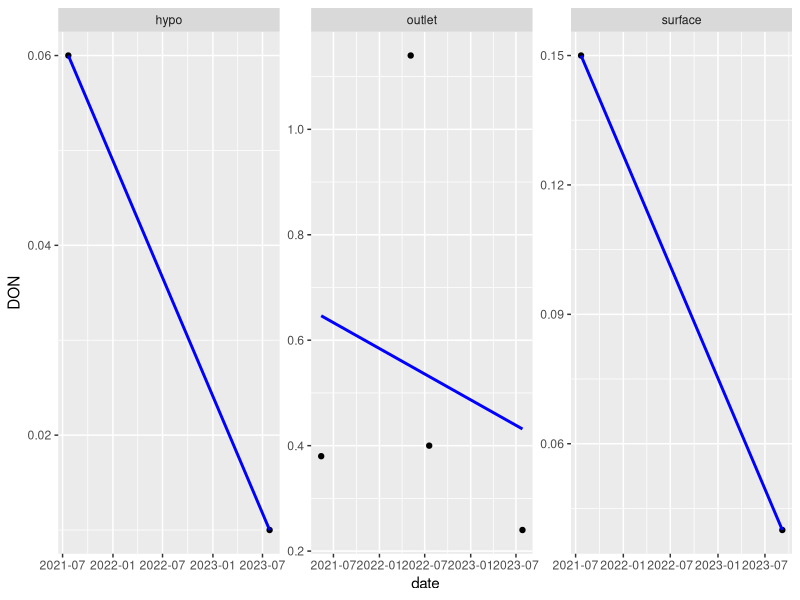
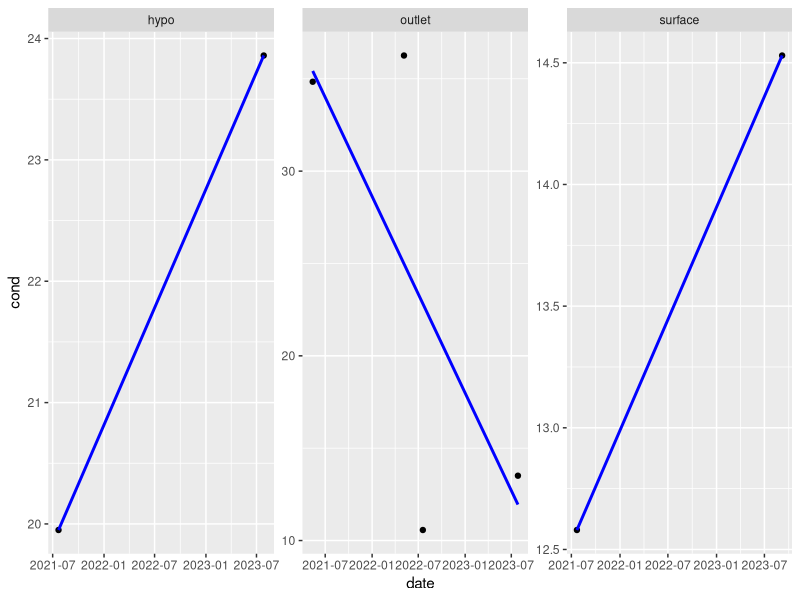
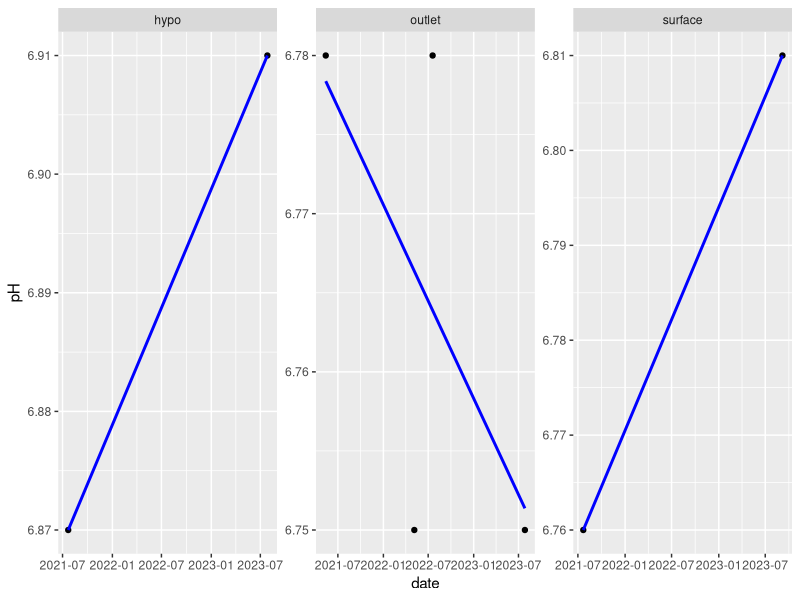
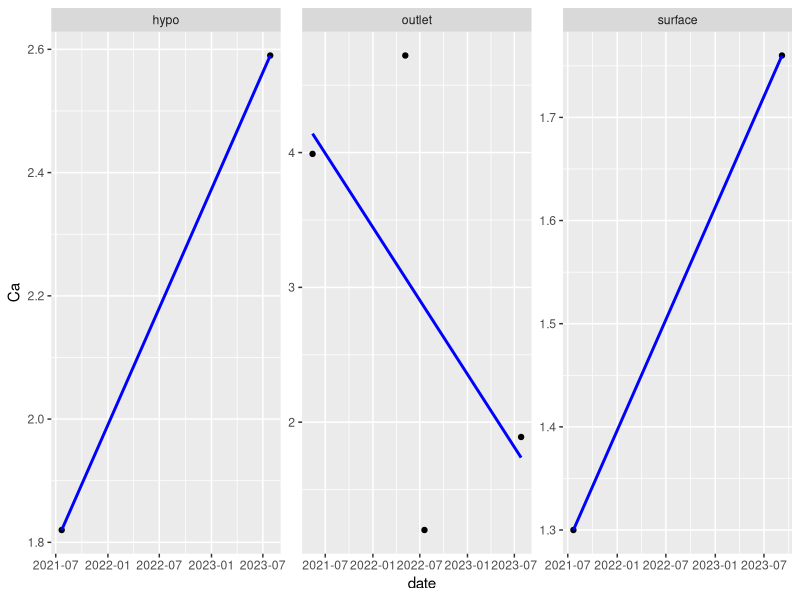
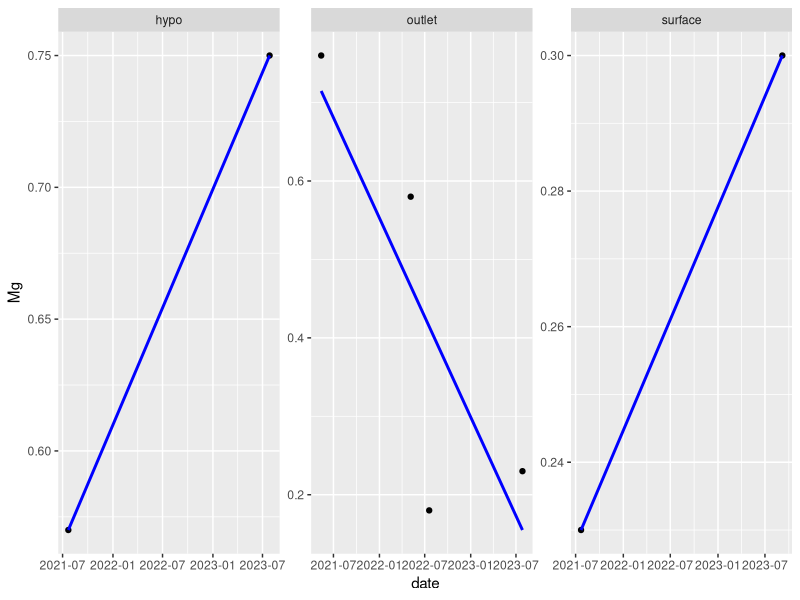
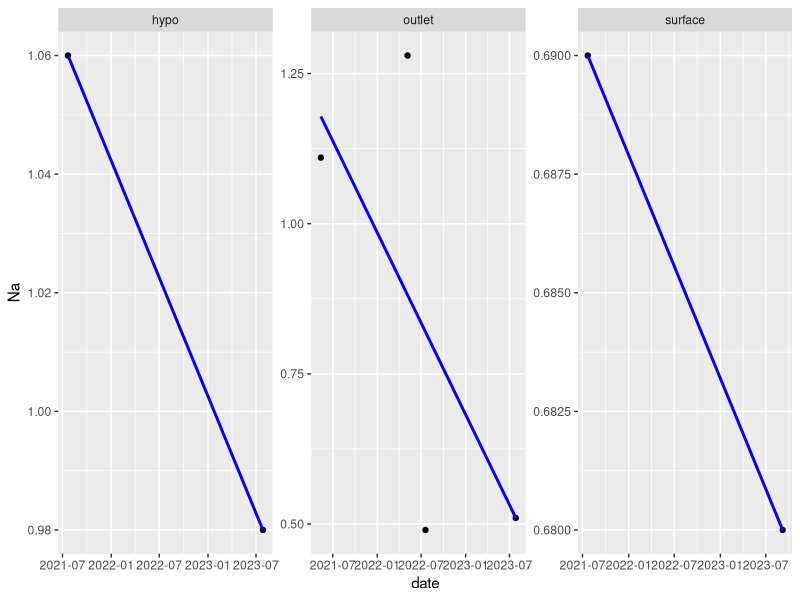
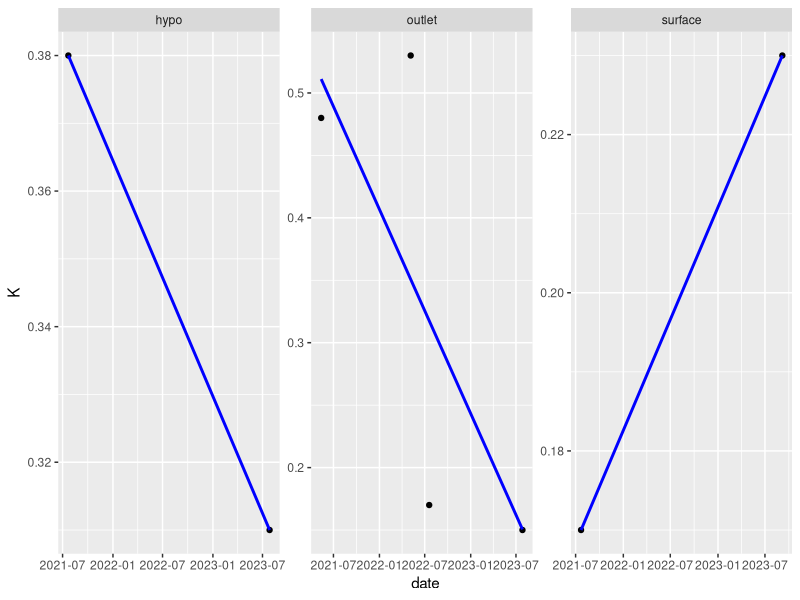
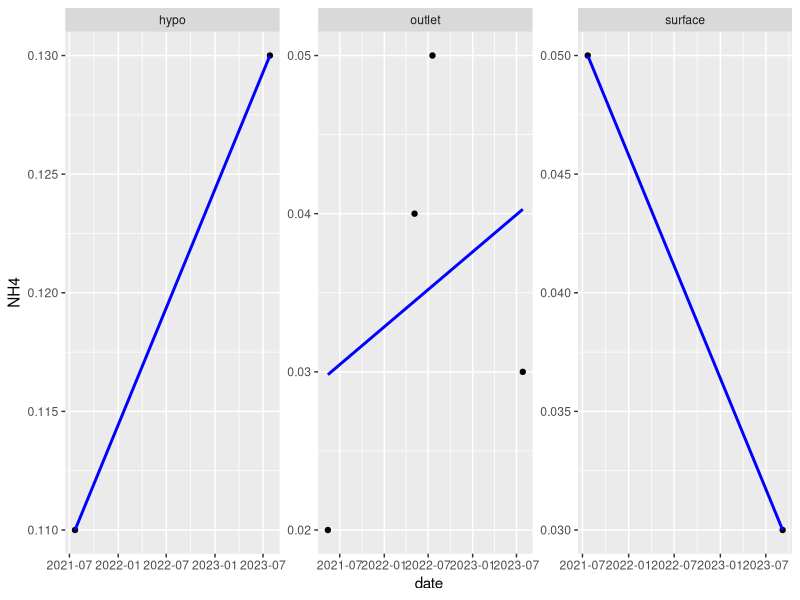

These charts were generated, in order, by the following R code:
## ---- chunk 1
knitr::opts_chunk$set(echo = TRUE)
## ---- chunk 2
library(tidyverse)
library(lubridate)
library(viridis)
library(viridisLite)

data <- read.csv("fern.csv")

data$date <- mdy(data$date)

fern <- data %>%
  filter(lake == "fern", location == c("hypo", "outlet", "surface"))

## ---- chunk 3

ggplot(fern, aes(x = date, y = DON)) +
  geom_point() +
  scale_color_viridis() +
  facet_wrap(~location, scales = "free")+
  geom_smooth(method = "lm", se = FALSE, color = "blue")

## ---- chunk 4
ggplot(fern, aes(x = date, y = cond)) +
  geom_point() +
  scale_color_viridis() +
  facet_wrap(~location, scales = "free")+
  geom_smooth(method = "lm", se = FALSE, color = "blue")
## ---- chunk 5
ggplot(fern, aes(x = date, y = pH)) +
  geom_point() +
  scale_color_viridis() +
  facet_wrap(~location, scales = "free")+
  geom_smooth(method = "lm", se = FALSE, color = "blue")
## ---- chunk 6
ggplot(fern, aes(x = date, y = Ca)) +
  geom_point() +
  scale_color_viridis() +
  facet_wrap(~location, scales = "free")+
  geom_smooth(method = "lm", se = FALSE, color = "blue")
## ---- chunk 7
ggplot(fern, aes(x = date, y = Mg)) +
  geom_point() +
  scale_color_viridis() +
  facet_wrap(~location, scales = "free")+
  geom_smooth(method = "lm", se = FALSE, color = "blue")
## ---- chunk 8
ggplot(fern, aes(x = date, y = Na)) +
  geom_point() +
  scale_color_viridis() +
  facet_wrap(~location, scales = "free")+
  geom_smooth(method = "lm", se = FALSE, color = "blue")
## ---- chunk 9
ggplot(fern, aes(x = date, y = K)) +
  geom_point() +
  scale_color_viridis() +
  facet_wrap(~location, scales = "free")+
  geom_smooth(method = "lm", se = FALSE, color = "blue")
## ---- chunk 10
ggplot(fern, aes(x = date, y = NH4)) +
  geom_point() +
  scale_color_viridis() +
  facet_wrap(~location, scales = "free")+
  geom_smooth(method = "lm", se = FALSE, color = "blue")
## ---- chunk 11
ggplot(fern, aes(x = date, y = SO4)) +
  geom_point() +
  scale_color_viridis() +
  facet_wrap(~location, scales = "free")+
  geom_smooth(method = "lm", se = FALSE, color = "blue")
## ---- chunk 12
ggplot(fern, aes(x = date, y = NO3)) +
  geom_point() +
  scale_color_viridis() +
  facet_wrap(~location, scales = "free")+
  geom_smooth(method = "lm", se = FALSE, color = "blue")
## ---- chunk 13
ggplot(fern, aes(x = date, y = PO4)) +
  geom_point() +
  scale_color_viridis() +
  facet_wrap(~location, scales = "free")+
  geom_smooth(method = "lm", se = FALSE, color = "blue")
## ---- chunk 14
ggplot(fern, aes(x = date, y = DOC)) +
  geom_point() +
  scale_color_viridis() +
  facet_wrap(~location, scales = "free")+
  geom_smooth(method = "lm", se = FALSE, color = "blue")
## ---- chunk 15
ggplot(fern, aes(x = date, y = TDN)) +
  geom_point() +
  scale_color_viridis() +
  facet_wrap(~location, scales = "free")+
  geom_smooth(method = "lm", se = FALSE, color = "blue")
## ---- chunk 16

